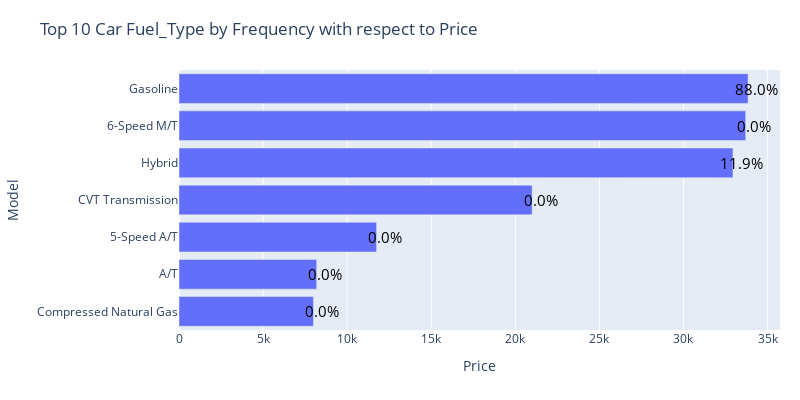

Notebook source saved alongside this figure:
### Code cell
import plotly.graph_objs as go
import pandas as pd

# create a dataframe of the top 5 car Fuel_Type by frequency and their mean price
top_models = df_mean_imputed['Fuel_Type'].value_counts().nlargest(10).index
cat_price = df_mean_imputed.groupby('Fuel_Type')['Price'].mean()[top_models]
df_top_models = pd.DataFrame({'Fuel_Type': cat_price.index, 'Price': cat_price.values})
df_top_models = df_top_models.sort_values(by='Price')

# create a horizontal bar plot using plotly
fig = go.Figure()
fig.add_trace(go.Bar(x=df_top_models['Price'], y=df_top_models['Fuel_Type'], orientation='h'))

# customize the layout of the plot
fig.update_layout(
    title='Top 7 Car Fuel_Type by Frequency with respect to Price',
    xaxis_title='Price',
    yaxis_title='Model',
    margin=dict(l=100, r=20, t=70, b=70),
    height=400,
    width=800,
)

# add percentage labels to each bar
for i, v in enumerate(df_top_models['Price']):
    fig.add_annotation(
        x=v+500,
        y=df_top_models.iloc[i]['Fuel_Type'],
        text='{:.1f}%'.format((df_mean_imputed['Fuel_Type'].value_counts(normalize=True)*100)[df_top_models.iloc[i]['Fuel_Type']]),
        showarrow=False,
        font=dict(size=15, color='black'),
    )

# show the plot
fig.show()

### Figure 1 — Plotly figure (JSON) as saved in the notebook; plotly's stock layout.template omitted (floating-point values rounded to 4 significant figures)
{"data": [{"orientation": "h", "type": "bar", "x": [7997, 8188.0, 11750, 20999, 32940.0, 33700, 33840.0], "y": ["Compressed Natural Gas", "A/T", "5-Speed A/T", "CVT Transmission", "Hybrid", "6-Speed M/T", "Gasoline"]}], "layout": {"annotations": [{"font": {"color": "black", "size": 15}, "showarrow": false, "text": "0.0%", "x": 8497, "y": "Compressed Natural Gas"}, {"font": {"color": "black", "size": 15}, "showarrow": false, "text": "0.0%", "x": 8688.0, "y": "A/T"}, {"font": {"color": "black", "size": 15}, "showarrow": false, "text": "0.0%", "x": 12250, "y": "5-Speed A/T"}, {"font": {"color": "black", "size": 15}, "showarrow": false, "text": "0.0%", "x": 21499, "y": "CVT Transmission"}, {"font": {"color": "black", "size": 15}, "showarrow": false, "text": "11.9%", "x": 33440.0, "y": "Hybrid"}, {"font": {"color": "black", "size": 15}, "showarrow": false, "text": "0.0%", "x": 34200, "y": "6-Speed M/T"}, {"font": {"color": "black", "size": 15}, "showarrow": false, "text": "88.0%", "x": 34340.0, "y": "Gasoline"}], "height": 400, "margin": {"b": 70, "l": 100, "r": 20, "t": 70}, "title": {"text": "Top 10 Car Fuel_Type by Frequency with respect to Price"}, "width": 800, "xaxis": {"title": {"text": "Price"}}, "yaxis": {"title": {"text": "Model"}}}}
